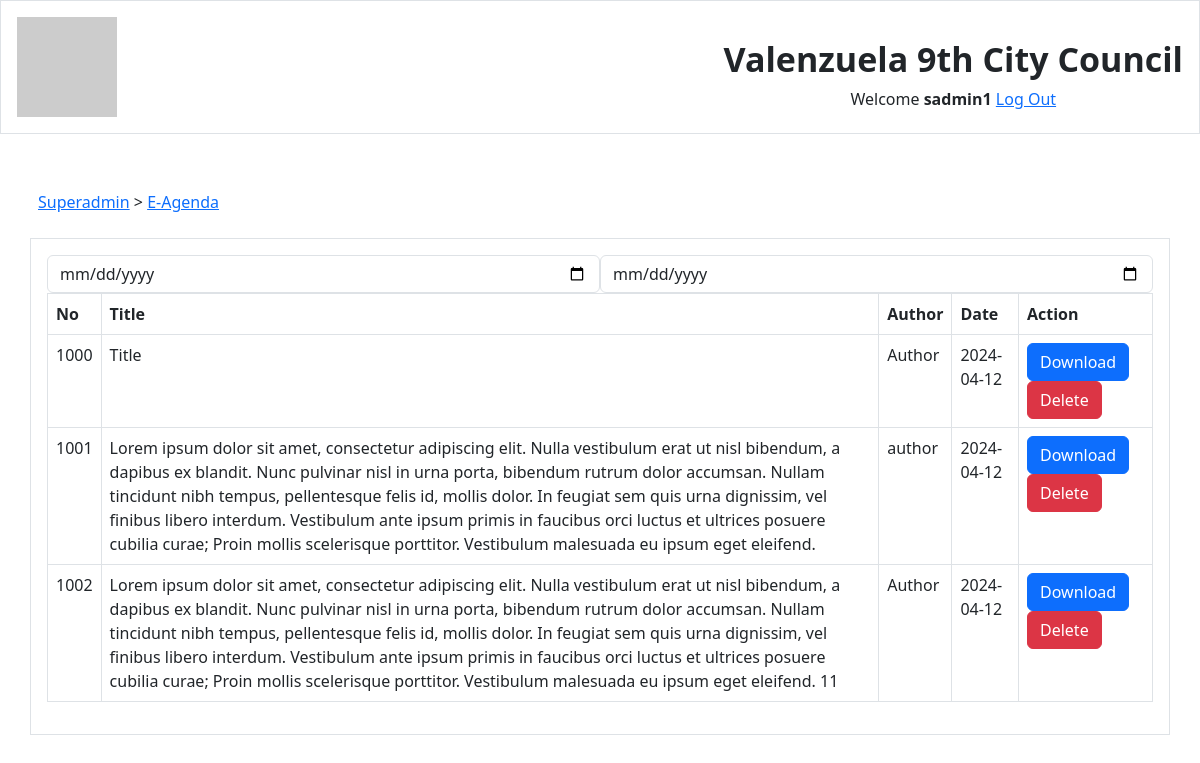
/superadmin/pages/e-agenda.php (signed in), run on the app's committed database.
### superadmin/pages/e-agenda.php (the view, shortened to what this page needs)
<?php
include __DIR__."../../../db_connect.php";
if(isset($_SESSION['username']) && $_SESSION['userlevel'] === "superadmin") {
$user = $_SESSION['username'];
?>
<!DOCTYPE html>
<html lang="en">
<head>
    <link rel="stylesheet" href="../../styles//style.css">
    <link href="https://cdn.jsdelivr.net/npm/bootstrap@5.3.3/dist/css/bootstrap.min.css" rel="stylesheet">
    <link rel="stylesheet" href="https://cdn.datatables.net/1.13.4/css/dataTables.bootstrap5.min.css" />
    <link href="https://cdnjs.cloudflare.com/ajax/libs/twitter-bootstrap/5.3.0/css/bootstrap.min.css" rel="stylesheet">
    <link href="https://cdn.datatables.net/v/bs5/jszip-3.10.1/dt-2.0.0/af-2.7.0/b-3.0.0/b-colvis-3.0.0/b-html5-3.0.0/b-print-3.0.0/cr-2.0.0/date-1.5.2/fc-5.0.0/fh-4.0.0/kt-2.12.0/r-3.0.0/rg-1.5.0/rr-1.5.0/sc-2.4.0/sb-1.7.0/sp-2.3.0/sl-2.0.0/sr-1.4.0/datatables.min.css" rel="stylesheet">
</head>
<body>
<header class="container-fluid border">
        <nav>
            <div class="row">
                <div class="col-sm col-md p-3 custom-img">
                    <img src="https://via.placeholder.com/100" class="img-fluid" alt="">
                </div>
                <div class="col-sm col-md-5 p-3 custom-flex">
                    <div class="d-flex mt-3 flex-column text-center">
                        <h1 class="row__h1">Valenzuela 9th City Council</h1>
                        <span>Welcome <strong><?php echo $user; ?></strong> <a href="../../logout.php">Log Out</a></span>
                    </div>
                </div>
            </div>
        </nav>
    </header>
    <main>
        <div class="container mt-5 p-2">
            <div
                class="row justify-content-center align-items-center g-2">
                <div class="col">
                    <a href="#">Superadmin</a>&nbsp;<span>></span>
                    <a href="#">E-Agenda</a>
                </div>
            </div>
        </div>
       <div class="container border p-3 mt-3">
        <div class="row">
            <div class="col-sm col-md col-lg">
                <div class="d-flex justify-content-end">
                    <input type="date" class="form-control w-50" id="min-date">
                    <input type="date" class="form-control w-50" id="max-date">
                </div>
                <div class="table-responsive-sm table-responsive-md table-responsive-lg">
                <table class="table table-bordered" id="list-agenda">
                    <thead>
                        <th>No</th>
                        <th>Title</th>
                        <th>Author</th>
                        <th>Date</th>
                        <th class="last-child">Action</th>
                    </thead>
                    <tbody>
                        <?php
                            $iteration_query = "SELECT * FROM `e-agenda`";
                            $result = $sqlcon->query($iteration_query);
                            while($rows = mysqli_fetch_assoc($result)) {
                        ?>
                            <tr>
                                <td><?= $rows['agenda_no']; ?></td>
                                <td><?= $rows['title']; ?></td>
                                <td><?= $rows['author']; ?></td>
                                <td><?= $rows['date']; ?></td>
                                <td>
                                    <a href="<?= $rows['filepath'] ?>" target="_blank" class="btn btn-primary">Download</a>
                                    <a data-bs-toggle="modal" data-bs-target="#confirmation" class="btn btn-danger">Delete</a>
                                </td>
                            </tr>
                        <?php  } ?>
                    </tbody>
                </table>
                </div>
            </div>
        </div>
       </div>
    </main>
</body>
</html>
<?php
}
else {
    header("Location: login.php");
    exit();
}
?>

### styles/style.css (style rules this page uses)
* { margin: 0; line-height: calc(1em + 0.5rem); }
:root { --clr-rose-600: #e11d48; --clr-slate-300: #cbd5e1; --size-xxs: 0.5rem; --size-xs: 0.75rem; --size-sm: 0.875rem; --size-base: 1rem; --size-lg: 1.125rem; --size-xl: 1.25rem; --size-2xl: 1.5rem; --size-3xl: 1.875rem; --size-4xl: 2.25rem; --size-5xl: 3rem; --size-6xl: 3.75rem; --size-7xl: 4.5rem; --size-8xl: 6rem; --size-9xl: 8rem; --size-10xl: 10rem; }
.row__h1 { font-size: 30px; font-weight: bold; }
.custom-img { display: flex; justify-content: center; }
.custom-flex { display: flex; justify-content: center; align-items: center; }
@media (min-width: 640px) { .custom-img { justify-content: start; } }
@media (min-width: 1024px) { .row__h1 { font-size: 34px; } }
@media (min-width: 1024px) { .custom-flex { justify-content: end; } }

### data on the page
e-agenda: agenda_no "1000", title "Title", author "Author", date "2024-04-12"
e-agenda: agenda_no "1001", title "Lorem ipsum dolor sit amet, consectetur adipiscing elit. Nulla vestibulum erat ut nisl bibendum, a dapibus ex blandit. Nunc pulvinar nisl in urna porta, bibendum rutrum dolor accumsan. Nullam tincidunt nibh tempus, pellentesque felis id, mollis dolor. In feugiat sem quis urna dignissim, vel finibus libero interdum. Vestibulum ante ipsum primis in faucibus orci luctus et ultrices posuere cubilia curae; Proin mollis scelerisque porttitor. Vestibulum malesuada eu ipsum eget eleifend.", author "author", date "2024-04-12"
e-agenda: agenda_no "1002", title "Lorem ipsum dolor sit amet, consectetur adipiscing elit. Nulla vestibulum erat ut nisl bibendum, a dapibus ex blandit. Nunc pulvinar nisl in urna porta, bibendum rutrum dolor accumsan. Nullam tincidunt nibh tempus, pellentesque felis id, mollis dolor. In feugiat sem quis urna dignissim, vel finibus libero interdum. Vestibulum ante ipsum primis in faucibus orci luctus et ultrices posuere cubilia curae; Proin mollis scelerisque porttitor. Vestibulum malesuada eu ipsum eget eleifend. 11", author "Author", date "2024-04-12"

### other printed values
$user "sadmin1"
